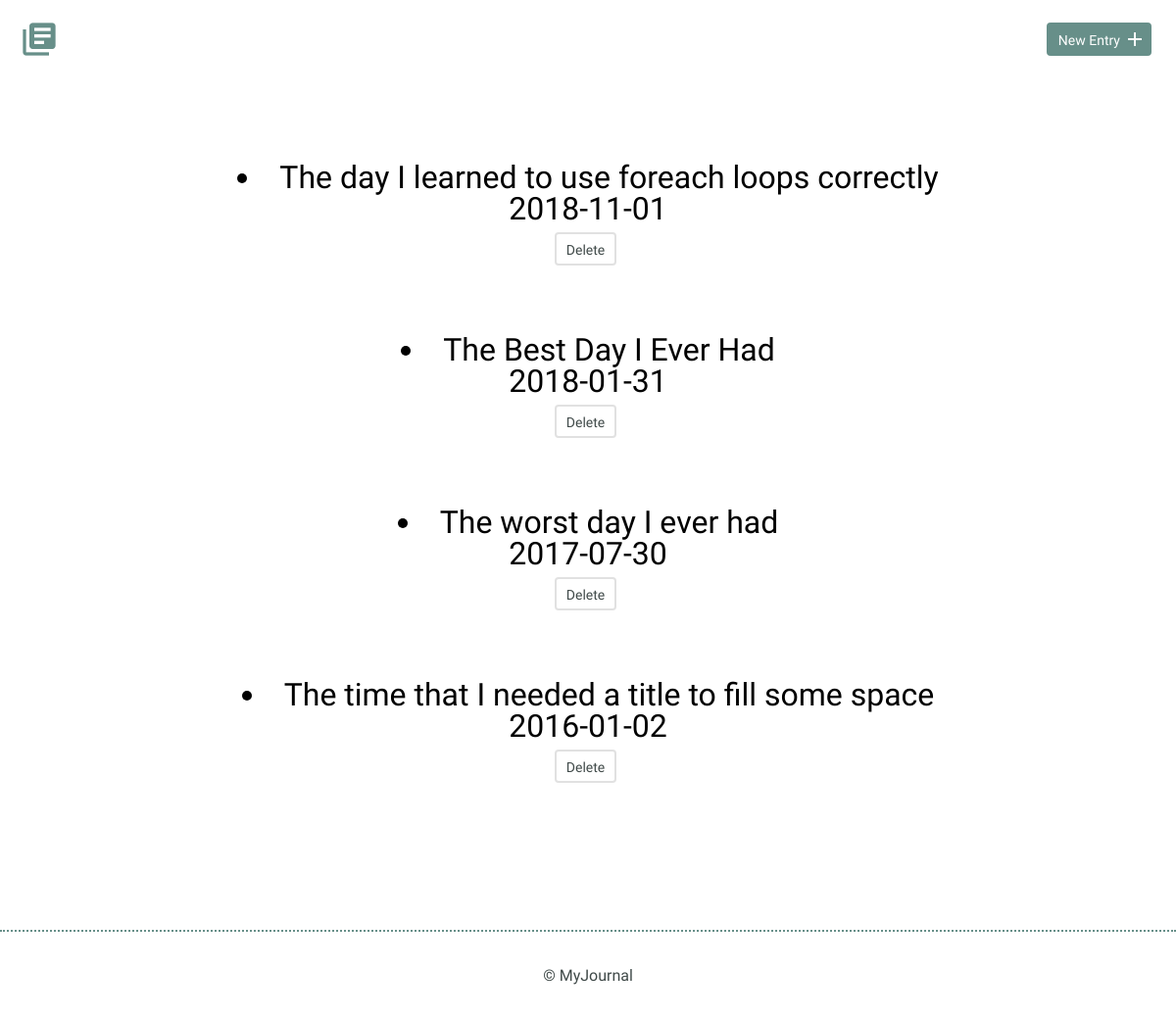
Before: / with the older database file.
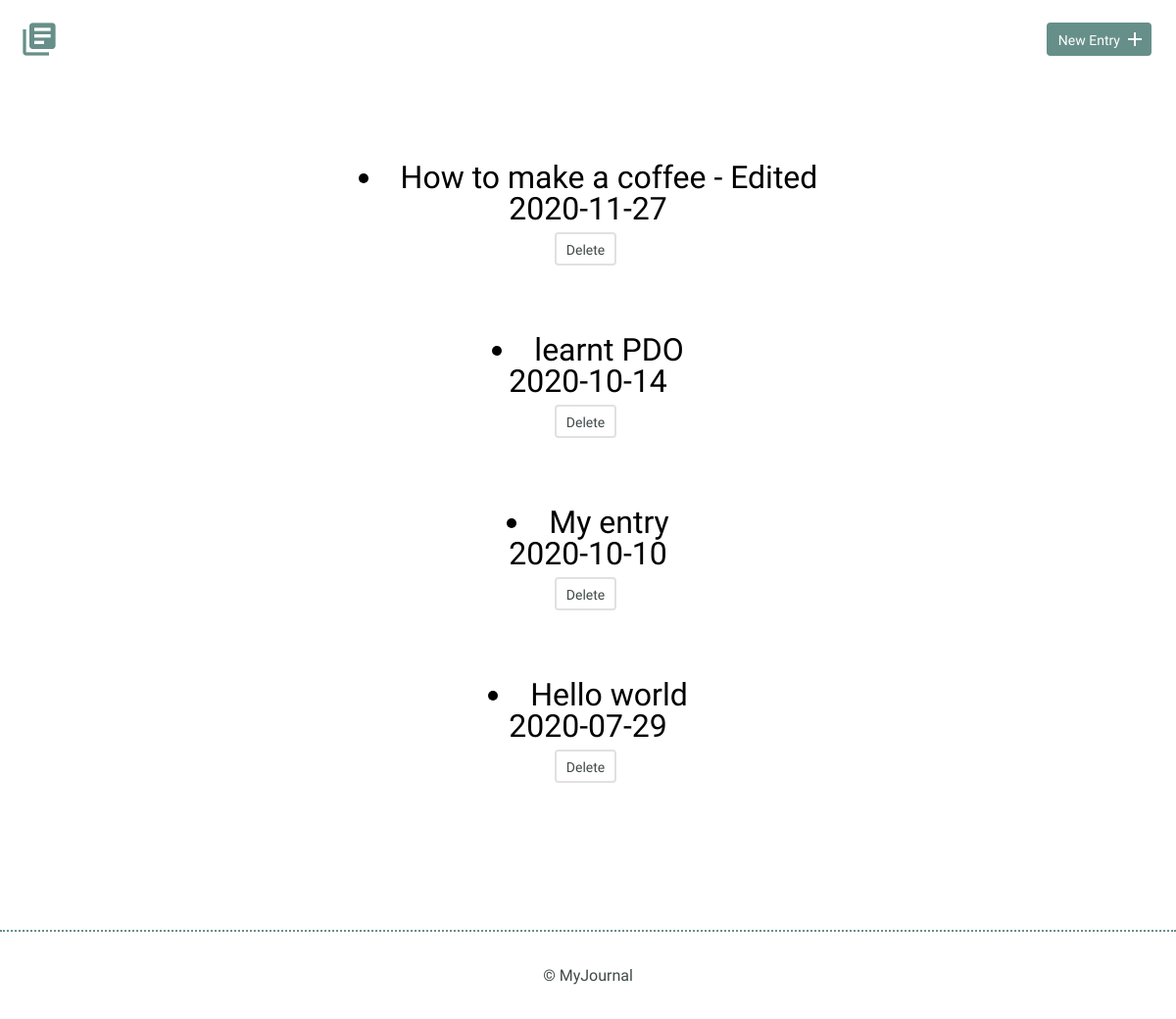
After: the same page with the newer database file.
### tables this page shows
CREATE TABLE "entries" (
	`id`	INTEGER,
	`title`	TEXT,
	`date`	TEXT,
	`time_spent`	INTEGER,
	`learned`	BLOB,
	`resources`	BLOB,
	PRIMARY KEY(`id`)
);

### inc/functions.php (called while the page is built, shortened)
<?php
function get_journal_entries() {
  include('dbconnect.php');
   try {
   return $db->query('SELECT * FROM entries ORDER BY date DESC');
   } catch (Exception $e) {
     echo "Error!:" . $e->getMessage() . "</br>";
     return array();
   }
 }
?>

### index.php (the view, shortened to what this page needs)
<?php
include('./inc/functions.php');
?>
<!DOCTYPE html>
<html>
    <head>
        <link rel="stylesheet" href="css/normalize.css">
        <link rel="stylesheet" href="css/site.css">
    </head>
    <body>
        <header>
            <div class="container">
                <div class="site-header">
                    <a class="logo" href="index.php"><i class="material-icons">library_books</i></a>
                    <a class="button icon-right" href="new.php"><span>New Entry</span> <i class="material-icons">add</i></a>
                </div>
            </div>
        </header>
        <section>
            <div class="container">
                <div class="entry-list">
                <?php
                foreach(get_journal_entries() as $entry) {
                    echo "<article>";
                    echo "<h2>";
                    echo "<li><a href='detail.php?id=" .$entry['id'] . "'>" .
                    $entry['title'] . "</a></li>";
                    echo "<time>";
                    echo $entry['date'];
                    echo "</time>";
                    echo "</h2>";
                    echo "<form method='post' action='index.php' onsubmit=\"return
                    confirm('Are you sure you want to delete this task?');\">\n";
              echo "<input type='submit' class='button button-secondary' value='Delete' />\n";
              echo "</form>";
                    echo "</article>";
                }
                ?>
                </div>
            </div>
        </section>
        <footer>
            <div>
                &copy; MyJournal
            </div>
        </footer>
    </body>
</html>

### css/site.css (style rules this page uses)
body { font-size: 16px; color: #404a49; font-family: 'Cousine', serif; font-weight: 400; }
.container { margin: 0 auto; padding: 0 25px; }
header .site-header { margin: 0 auto; height: 95px; }
header .logo i { color: #678f89; margin: 20px 0 0 -5px; float: left; font-size: 40px; }
header .button { float: right; margin: 33px 0 0 0; }
footer { text-align: center; padding: 35px 0; border-top: 2px dotted #678f89; }
.button { padding: 8px 10px 6px 10px; background: #678f89; border: 2px solid #678f89; border-radius: 4px; text-decoration: none; color: #FFF; position: relative; text-align: center; font-size: 14px; }
.button.button-secondary { background: #FFF; border: 2px solid #e1e1e1; color: #404a49; }
.button.icon-right { padding-right: 30px; top: -10px; }
.button.icon-right i { position: absolute; top: 3px; right: 3px; }
h1, h2, h3 { margin: 0; font-weight: 400; line-height: 1em; color: #000; }
h2 { font-size: 32px; }
h2 a { text-decoration: none; color: #000; }
.entry-list, .edit-entry, .new-entry { max-width: 800px; margin: 0 auto; padding: 70px 0 150px 0; }
.entry-list article { margin-bottom: 70px; text-align: center; }
.entry-list article:last-child { margin-bottom: 0; }
.entry-list article h2 { margin-bottom: 8px; }
input[type=submit] { margin-right: 5px; }

Changed rows visible on the page:
removed entries: title "The Best Day I Ever Had", date "2018-01-31"
removed entries: title "The worst day I ever had", date "2017-07-30"
added entries: title "How to make a coffee - Edited", date "2020-11-27"
changed entries: title "The day I learned to use foreach loops correctly" → "learnt PDO"; date "2018-11-01" → "2020-10-14"
added entries: title "My entry", date "2020-10-10"
changed entries: title "The time that I needed a title to fill some space" → "Hello world"; date "2016-01-02" → "2020-07-29"
